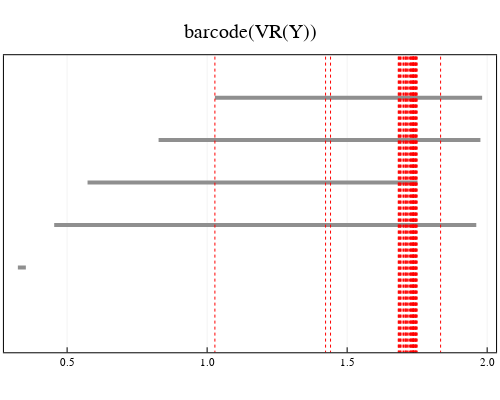

Notebook code cell kept with this figure:
### Markdown cell above
Plot all values of `extension["nontrivial_pY"]` on the target barcode $\text{BC}_k(Y^{\bullet})$.

### Code cell
plot_pY(extension, lw = 4)

### Figure 1 — Plotly figure (JSON) as saved in the notebook; plotly's stock layout.template omitted (floating-point values rounded to 4 significant figures)
{"data": [{"colorbar": {"title": ""}, "hoverinfo": "text", "legendgroup": "y1", "line": {"color": "rgba(143, 143, 143, 1.000)", "dash": "solid", "shape": "linear", "width": 4}, "mode": "lines", "name": "y1", "showlegend": true, "text": ["class 1", "class 1"], "type": "scatter", "x": [0.3241, 0.3526], "xaxis": "x1", "y": [1, 1], "yaxis": "y1", "zmax": null, "zmin": null}, {"colorbar": {"title": ""}, "hoverinfo": "text", "legendgroup": "y2", "line": {"color": "rgba(143, 143, 143, 1.000)", "dash": "solid", "shape": "linear", "width": 4}, "mode": "lines", "name": "y2", "showlegend": true, "text": ["class 2", "class 2"], "type": "scatter", "x": [0.4539, 1.961], "xaxis": "x1", "y": [2, 2], "yaxis": "y1", "zmax": null, "zmin": null}, {"colorbar": {"title": ""}, "hoverinfo": "text", "legendgroup": "y3", "line": {"color": "rgba(143, 143, 143, 1.000)", "dash": "solid", "shape": "linear", "width": 4}, "mode": "lines", "name": "y3", "showlegend": true, "text": ["class 3", "class 3"], "type": "scatter", "x": [0.5729, 1.751], "xaxis": "x1", "y": [3, 3], "yaxis": "y1", "zmax": null, "zmin": null}, {"colorbar": {"title": ""}, "hoverinfo": "text", "legendgroup": "y4", "line": {"color": "rgba(143, 143, 143, 1.000)", "dash": "solid", "shape": "linear", "width": 4}, "mode": "lines", "name": "y4", "showlegend": true, "text": ["class 4", "class 4"], "type": "scatter", "x": [0.8266, 1.976], "xaxis": "x1", "y": [4, 4], "yaxis": "y1", "zmax": null, "zmin": null}, {"colorbar": {"title": ""}, "hoverinfo": "text", "legendgroup": "y5", "line": {"color": "rgba(143, 143, 143, 1.000)", "dash": "solid", "shape": "linear", "width": 4}, "mode": "lines", "name": "y5", "showlegend": true, "text": ["class 5", "class 5"], "type": "scatter", "x": [1.028, 1.982], "xaxis": "x1", "y": [5, 5], "yaxis": "y1", "zmax": null, "zmin": null}, {"colorbar": {"title": ""}, "legendgroup": "y6", "line": {"color": "rgba(255, 0, 0, 1.000)", "dash": "dot", "shape": "linear", "width": 1}, "mode": "lines", "name": "y6", "showlegend": true, "type": "scatter", "x": [1.028, 1.028], "xaxis": "x1", "y": [-701, 706], "yaxis": "y1", "zmax": null, "zmin": null}, {"colorbar": {"title": ""}, "legendgroup": "y6", "line": {"color": "rgba(255, 0, 0, 1.000)", "dash": "dot", "shape": "linear", "width": 1}, "mode": "lines", "name": "y6", "showlegend": false, "type": "scatter", "x": [1.423, 1.423], "xaxis": "x1", "y": [-701, 706], "yaxis": "y1", "zmax": null, "zmin": null}, {"colorbar": {"title": ""}, "legendgroup": "y6", "line": {"color": "rgba(255, 0, 0, 1.000)", "dash": "dot", "shape": "linear", "width": 1}, "mode": "lines", "name": "y6", "showlegend": false, "type": "scatter", "x": [1.441, 1.441], "xaxis": "x1", "y": [-701, 706], "yaxis": "y1", "zmax": null, "zmin": null}, {"colorbar": {"title": ""}, "legendgroup": "y6", "line": {"color": "rgba(255, 0, 0, 1.000)", "dash": "dot", "shape": "linear", "width": 1}, "mode": "lines", "name": "y6", "showlegend": false, "type": "scatter", "x": [1.682, 1.682], "xaxis": "x1", "y": [-701, 706], "yaxis": "y1", "zmax": null, "zmin": null}, {"colorbar": {"title": ""}, "legendgroup": "y6", "line": {"color": "rgba(255, 0, 0, 1.000)", "dash": "dot", "shape": "linear", "width": 1}, "mode": "lines", "name": "y6", "showlegend": false, "type": "scatter", "x": [1.685, 1.685], "xaxis": "x1", "y": [-701, 706], "yaxis": "y1", "zmax": null, "zmin": null}, {"colorbar": {"title": ""}, "legendgroup": "y6", "line": {"color": "rgba(255, 0, 0, 1.000)", "dash": "dot", "shape": "linear", "width": 1}, "mode": "lines", "name": "y6", "showlegend": false, "type": "scatter", "x": [1.685, 1.685], "xaxis": "x1", "y": [-701, 706], "yaxis": "y1", "zmax": null, "zmin": null}, {"colorbar": {"title": ""}, "legendgroup": "y6", "line": {"color": "rgba(255, 0, 0, 1.000)", "dash": "dot", "shape": "linear", "width": 1}, "mode": "lines", "name": "y6", "showlegend": false, "type": "scatter", "x": [1.687, 1.687], "xaxis": "x1", "y": [-701, 706], "yaxis": "y1", "zmax": null, "zmin": null}, {"colorbar": {"title": ""}, "legendgroup": "y6", "line": {"color": "rgba(255, 0, 0, 1.000)", "dash": "dot", "shape": "linear", "width": 1}, "mode": "lines", "name": "y6", "showlegend": false, "type": "scatter", "x": [1.69, 1.69], "xaxis": "x1", "y": [-701, 706], "yaxis": "y1", "zmax": null, "zmin": null}, {"colorbar": {"title": ""}, "legendgroup": "y6", "line": {"color": "rgba(255, 0, 0, 1.000)", "dash": "dot", "shape": "linear", "width": 1}, "mode": "lines", "name": "y6", "showlegend": false, "type": "scatter", "x": [1.691, 1.691], "xaxis": "x1", "y": [-701, 706], "yaxis": "y1", "zmax": null, "zmin": null}, {"colorbar": {"title": ""}, "legendgroup": "y6", "line": {"color": "rgba(255, 0, 0, 1.000)", "dash": "dot", "shape": "linear", "width": 1}, "mode": "lines", "name": "y6", "showlegend": false, "type": "scatter", "x": [1.696, 1.696], "xaxis": "x1", "y": [-701, 706], "yaxis": "y1", "zmax": null, "zmin": null}, {"colorbar": {"title": ""}, "legendgroup": "y6", "line": {"color": "rgba(255, 0, 0, 1.000)", "dash": "dot", "shape": "linear", "width": 1}, "mode": "lines", "name": "y6", "showlegend": false, "type": "scatter", "x": [1.701, 1.701], "xaxis": "x1", "y": [-701, 706], "yaxis": "y1", "zmax": null, "zmin": null}, {"colorbar": {"title": ""}, "legendgroup": "y6", "line": {"color": "rgba(255, 0, 0, 1.000)", "dash": "dot", "shape": "linear", "width": 1}, "mode": "lines", "name": "y6", "showlegend": false, "type": "scatter", "x": [1.703, 1.703], "xaxis": "x1", "y": [-701, 706], "yaxis": "y1", "zmax": null, "zmin": null}, {"colorbar": {"title": ""}, "legendgroup": "y6", "line": {"color": "rgba(255, 0, 0, 1.000)", "dash": "dot", "shape": "linear", "width": 1}, "mode": "lines", "name": "y6", "showlegend": false, "type": "scatter", "x": [1.707, 1.707], "xaxis": "x1", "y": [-701, 706], "yaxis": "y1", "zmax": null, "zmin": null}, {"colorbar": {"title": ""}, "legendgroup": "y6", "line": {"color": "rgba(255, 0, 0, 1.000)", "dash": "dot", "shape": "linear", "width": 1}, "mode": "lines", "name": "y6", "showlegend": false, "type": "scatter", "x": [1.71, 1.71], "xaxis": "x1", "y": [-701, 706], "yaxis": "y1", "zmax": null, "zmin": null}, {"colorbar": {"title": ""}, "legendgroup": "y6", "line": {"color": "rgba(255, 0, 0, 1.000)", "dash": "dot", "shape": "linear", "width": 1}, "mode": "lines", "name": "y6", "showlegend": false, "type": "scatter", "x": [1.71, 1.71], "xaxis": "x1", "y": [-701, 706], "yaxis": "y1", "zmax": null, "zmin": null}, {"colorbar": {"title": ""}, "legendgroup": "y6", "line": {"color": "rgba(255, 0, 0, 1.000)", "dash": "dot", "shape": "linear", "width": 1}, "mode": "lines", "name": "y6", "showlegend": false, "type": "scatter", "x": [1.711, 1.711], "xaxis": "x1", "y": [-701, 706], "yaxis": "y1", "zmax": null, "zmin": null}, {"colorbar": {"title": ""}, "legendgroup": "y6", "line": {"color": "rgba(255, 0, 0, 1.000)", "dash": "dot", "shape": "linear", "width": 1}, "mode": "lines", "name": "y6", "showlegend": false, "type": "scatter", "x": [1.716, 1.716], "xaxis": "x1", "y": [-701, 706], "yaxis": "y1", "zmax": null, "zmin": null}, {"colorbar": {"title": ""}, "legendgroup": "y6", "line": {"color": "rgba(255, 0, 0, 1.000)", "dash": "dot", "shape": "linear", "width": 1}, "mode": "lines", "name": "y6", "showlegend": false, "type": "scatter", "x": [1.718, 1.718], "xaxis": "x1", "y": [-701, 706], "yaxis": "y1", "zmax": null, "zmin": null}, {"colorbar": {"title": ""}, "legendgroup": "y6", "line": {"color": "rgba(255, 0, 0, 1.000)", "dash": "dot", "shape": "linear", "width": 1}, "mode": "lines", "name": "y6", "showlegend": false, "type": "scatter", "x": [1.723, 1.723], "xaxis": "x1", "y": [-701, 706], "yaxis": "y1", "zmax": null, "zmin": null}, {"colorbar": {"title": ""}, "legendgroup": "y6", "line": {"color": "rgba(255, 0, 0, 1.000)", "dash": "dot", "shape": "linear", "width": 1}, "mode": "lines", "name": "y6", "showlegend": false, "type": "scatter", "x": [1.727, 1.727], "xaxis": "x1", "y": [-701, 706], "yaxis": "y1", "zmax": null, "zmin": null}, {"colorbar": {"title": ""}, "legendgroup": "y6", "line": {"color": "rgba(255, 0, 0, 1.000)", "dash": "dot", "shape": "linear", "width": 1}, "mode": "lines", "name": "y6", "showlegend": false, "type": "scatter", "x": [1.727, 1.727], "xaxis": "x1", "y": [-701, 706], "yaxis": "y1", "zmax": null, "zmin": null}, {"colorbar": {"title": ""}, "legendgroup": "y6", "line": {"color": "rgba(255, 0, 0, 1.000)", "dash": "dot", "shape": "linear", "width": 1}, "mode": "lines", "name": "y6", "showlegend": false, "type": "scatter", "x": [1.729, 1.729], "xaxis": "x1", "y": [-701, 706], "yaxis": "y1", "zmax": null, "zmin": null}, {"colorbar": {"title": ""}, "legendgroup": "y6", "line": {"color": "rgba(255, 0, 0, 1.000)", "dash": "dot", "shape": "linear", "width": 1}, "mode": "lines", "name": "y6", "showlegend": false, "type": "scatter", "x": [1.731, 1.731], "xaxis": "x1", "y": [-701, 706], "yaxis": "y1", "zmax": null, "zmin": null}, {"colorbar": {"title": ""}, "legendgroup": "y6", "line": {"color": "rgba(255, 0, 0, 1.000)", "dash": "dot", "shape": "linear", "width": 1}, "mode": "lines", "name": "y6", "showlegend": false, "type": "scatter", "x": [1.731, 1.731], "xaxis": "x1", "y": [-701, 706], "yaxis": "y1", "zmax": null, "zmin": null}, {"colorbar": {"title": ""}, "legendgroup": "y6", "line": {"color": "rgba(255, 0, 0, 1.000)", "dash": "dot", "shape": "linear", "width": 1}, "mode": "lines", "name": "y6", "showlegend": false, "type": "scatter", "x": [1.734, 1.734], "xaxis": "x1", "y": [-701, 706], "yaxis": "y1", "zmax": null, "zmin": null}, {"colorbar": {"title": ""}, "legendgroup": "y6", "line": {"color": "rgba(255, 0, 0, 1.000)", "dash": "dot", "shape": "linear", "width": 1}, "mode": "lines", "name": "y6", "showlegend": false, "type": "scatter", "x": [1.734, 1.734], "xaxis": "x1", "y": [-701, 706], "yaxis": "y1", "zmax": null, "zmin": null}, {"colorbar": {"title": ""}, "legendgroup": "y6", "line": {"color": "rgba(255, 0, 0, 1.000)", "dash": "dot", "shape": "linear", "width": 1}, "mode": "lines", "name": "y6", "showlegend": false, "type": "scatter", "x": [1.736, 1.736], "xaxis": "x1", "y": [-701, 706], "yaxis": "y1", "zmax": null, "zmin": null}, {"colorbar": {"title": ""}, "legendgroup": "y6", "line": {"color": "rgba(255, 0, 0, 1.000)", "dash": "dot", "shape": "linear", "width": 1}, "mode": "lines", "name": "y6", "showlegend": false, "type": "scatter", "x": [1.736, 1.736], "xaxis": "x1", "y": [-701, 706], "yaxis": "y1", "zmax": null, "zmin": null}, {"colorbar": {"title": ""}, "legendgroup": "y6", "line": {"color": "rgba(255, 0, 0, 1.000)", "dash": "dot", "shape": "linear", "width": 1}, "mode": "lines", "name": "y6", "showlegend": false, "type": "scatter", "x": [1.738, 1.738], "xaxis": "x1", "y": [-701, 706], "yaxis": "y1", "zmax": null, "zmin": null}, {"colorbar": {"title": ""}, "legendgroup": "y6", "line": {"color": "rgba(255, 0, 0, 1.000)", "dash": "dot", "shape": "linear", "width": 1}, "mode": "lines", "name": "y6", "showlegend": false, "type": "scatter", "x": [1.738, 1.738], "xaxis": "x1", "y": [-701, 706], "yaxis": "y1", "zmax": null, "zmin": null}, {"colorbar": {"title": ""}, "legendgroup": "y6", "line": {"color": "rgba(255, 0, 0, 1.000)", "dash": "dot", "shape": "linear", "width": 1}, "mode": "lines", "name": "y6", "showlegend": false, "type": "scatter", "x": [1.739, 1.739], "xaxis": "x1", "y": [-701, 706], "yaxis": "y1", "zmax": null, "zmin": null}, {"colorbar": {"title": ""}, "legendgroup": "y6", "line": {"color": "rgba(255, 0, 0, 1.000)", "dash": "dot", "shape": "linear", "width": 1}, "mode": "lines", "name": "y6", "showlegend": false, "type": "scatter", "x": [1.739, 1.739], "xaxis": "x1", "y": [-701, 706], "yaxis": "y1", "zmax": null, "zmin": null}, {"colorbar": {"title": ""}, "legendgroup": "y6", "line": {"color": "rgba(255, 0, 0, 1.000)", "dash": "dot", "shape": "linear", "width": 1}, "mode": "lines", "name": "y6", "showlegend": false, "type": "scatter", "x": [1.739, 1.739], "xaxis": "x1", "y": [-701, 706], "yaxis": "y1", "zmax": null, "zmin": null}, {"colorbar": {"title": ""}, "legendgroup": "y6", "line": {"color": "rgba(255, 0, 0, 1.000)", "dash": "dot", "shape": "linear", "width": 1}, "mode": "lines", "name": "y6", "showlegend": false, "type": "scatter", "x": [1.744, 1.744], "xaxis": "x1", "y": [-701, 706], "yaxis": "y1", "zmax": null, "zmin": null}, {"colorbar": {"title": ""}, "legendgroup": "y6", "line": {"color": "rgba(255, 0, 0, 1.000)", "dash": "dot", "shape": "linear", "width": 1}, "mode": "lines", "name": "y6", "showlegend": false, "type": "scatter", "x": [1.744, 1.744], "xaxis": "x1", "y": [-701, 706], "yaxis": "y1", "zmax": null, "zmin": null}, {"colorbar": {"title": ""}, "legendgroup": "y6", "line": {"color": "rgba(255, 0, 0, 1.000)", "dash": "dot", "shape": "linear", "width": 1}, "mode": "lines", "name": "y6", "showlegend": false, "type": "scatter", "x": [1.745, 1.745], "xaxis": "x1", "y": [-701, 706], "yaxis": "y1", "zmax": null, "zmin": null}, {"colorbar": {"title": ""}, "legendgroup": "y6", "line": {"color": "rgba(255, 0, 0, 1.000)", "dash": "dot", "shape": "linear", "width": 1}, "mode": "lines", "name": "y6", "showlegend": false, "type": "scatter", "x": [1.746, 1.746], "xaxis": "x1", "y": [-701, 706], "yaxis": "y1", "zmax": null, "zmin": null}, {"colorbar": {"title": ""}, "legendgroup": "y6", "line": {"color": "rgba(255, 0, 0, 1.000)", "dash": "dot", "shape": "linear", "width": 1}, "mode": "lines", "name": "y6", "showlegend": false, "type": "scatter", "x": [1.747, 1.747], "xaxis": "x1", "y": [-701, 706], "yaxis": "y1", "zmax": null, "zmin": null}, {"colorbar": {"title": ""}, "legendgroup": "y6", "line": {"color": "rgba(255, 0, 0, 1.000)", "dash": "dot", "shape": "linear", "width": 1}, "mode": "lines", "name": "y6", "showlegend": false, "type": "scatter", "x": [1.75, 1.75], "xaxis": "x1", "y": [-701, 706], "yaxis": "y1", "zmax": null, "zmin": null}, {"colorbar": {"title": ""}, "legendgroup": "y6", "line": {"color": "rgba(255, 0, 0, 1.000)", "dash": "dot", "shape": "linear", "width": 1}, "mode": "lines", "name": "y6", "showlegend": false, "type": "scatter", "x": [1.834, 1.834], "xaxis": "x1", "y": [-701, 706], "yaxis": "y1", "zmax": null, "zmin": null}], "layout": {"annotations": [{"font": {"color": "rgba(0, 0, 0, 1.000)", "family": "sans-serif", "size": 20}, "rotation": 0, "showarrow": false, "text": "barcode(VR(Y))", "x": 0.5, "xanchor": "center", "xref": "paper", "y": 1, "yanchor": "top", "yref": "paper"}], "height": 400, "margin": {"b": 20, "l": 0, "r": 0, "t": 20}, "paper_bgcolor": "rgba(255, 255, 255, 1.000)", "plot_bgcolor": "rgba(255, 255, 255, 1.000)", "showlegend": false, "width": 500, "xaxis": {"anchor": "y1", "domain": [0.007874, 0.9921], "gridcolor": "rgba(0, 0, 0, 0.100)", "gridwidth": 0.5, "linecolor": "rgba(0, 0, 0, 1.000)", "mirror": true, "range": [0.2744, 2.032], "showgrid": true, "showline": true, "showticklabels": true, "tickangle": 0, "tickcolor": "rgb(0, 0, 0)", "tickfont": {"color": "rgba(0, 0, 0, 1.000)", "family": "sans-serif", "size": 11}, "tickmode": "array", "ticks": "inside", "ticktext": ["0.5", "1.0", "1.5", "2.0"], "tickvals": [0.5, 1, 1.5, 2], "title": "", "titlefont": {"color": "rgba(0, 0, 0, 1.000)", "family": "sans-serif", "size": 15}, "type": "-", "visible": true, "zeroline": false, "zerolinecolor": "rgba(0, 0, 0, 1.000)"}, "yaxis": {"anchor": "x1", "domain": [0.07699, 0.9022], "gridcolor": "rgba(0, 0, 0, 0.100)", "gridwidth": 0.5, "linecolor": "rgba(0, 0, 0, 1.000)", "mirror": true, "range": [-1, 6], "showgrid": true, "showline": true, "showticklabels": true, "tickangle": 0, "tickcolor": "rgb(0, 0, 0)", "tickfont": {"color": "rgba(0, 0, 0, 1.000)", "family": "sans-serif", "size": 11}, "tickmode": "array", "ticks": "inside", "ticktext": [], "tickvals": [], "title": "", "titlefont": {"color": "rgba(0, 0, 0, 1.000)", "family": "sans-serif", "size": 15}, "type": "-", "visible": true, "zeroline": false, "zerolinecolor": "rgba(0, 0, 0, 1.000)"}}}
